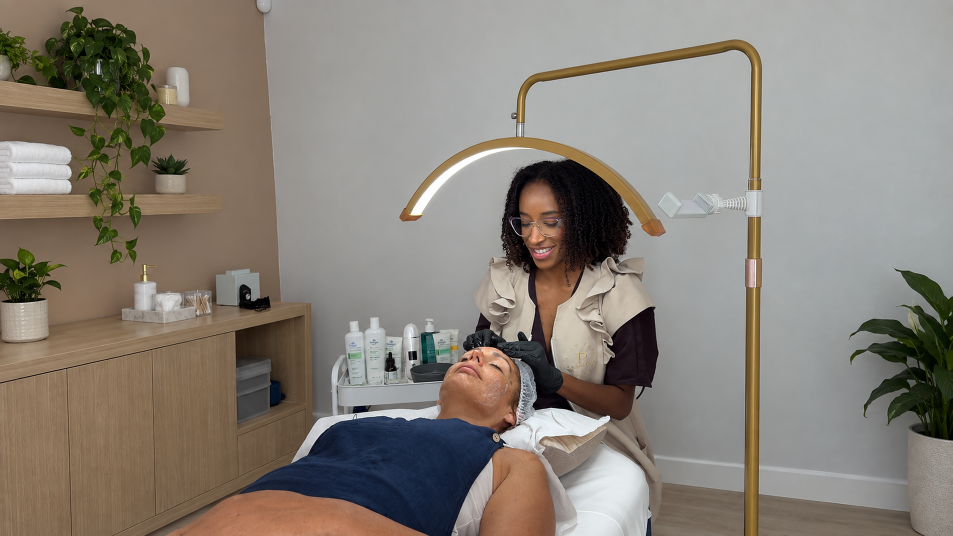
#> input picture images/hero-erica-ryca-beauty.png, 2857 x 1607 px (shown at 1/3 size)
$ python optimize_images.py
#> lines starting #> are read from the running program, lines starting #| are printed output that depends on the picture
"""Create web-ready derivatives while preserving every original image."""

from pathlib import Path
from PIL import Image, ImageOps

ROOT = Path(__file__).resolve().parents[1]


def webp(source: str, destination: str, width: int, quality: int = 80) -> None:
#> called with source = 'images/hero-erica-ryca-beauty.png', width = 2560, quality = 88
    src = ROOT / source
    dst = ROOT / destination
    dst.parent.mkdir(parents=True, exist_ok=True)
    with Image.open(src) as image:
#> image is the input picture: PIL image 2857x1607 RGB; mean R, G, B 136.7, 129.3, 120.2
        image = ImageOps.exif_transpose(image).convert("RGB")
        if image.width > width:
            height = round(image.height * width / image.width)
#> height = 1440
            image = image.resize((width, height), Image.Resampling.LANCZOS)
#> image: PIL image 2560x1440 RGB
        image.save(dst, "WEBP", quality=quality, method=6)


webp(
    "images/hero-erica-ryca-beauty.png",
    "assets/images/hero-erica-ryca-beauty.webp",
    2560,
    88,
)
webp(
    "images/hero-erica-ryca-beauty.png",
    "assets/images/hero-erica-ryca-beauty-1600.webp",
    1600,
    86,
)
webp(
    "images/hero-erica-ryca-beauty.png",
    "assets/images/hero-erica-ryca-beauty-960.webp",
    960,
    82,
)
#> call 3 of webp, with source = 'images/hero-erica-ryca-beauty.png', width = 960, quality = 82
#> in webp (call 3), `image = image.resize((width, height), Image.Resampling.LANCZOS)`:
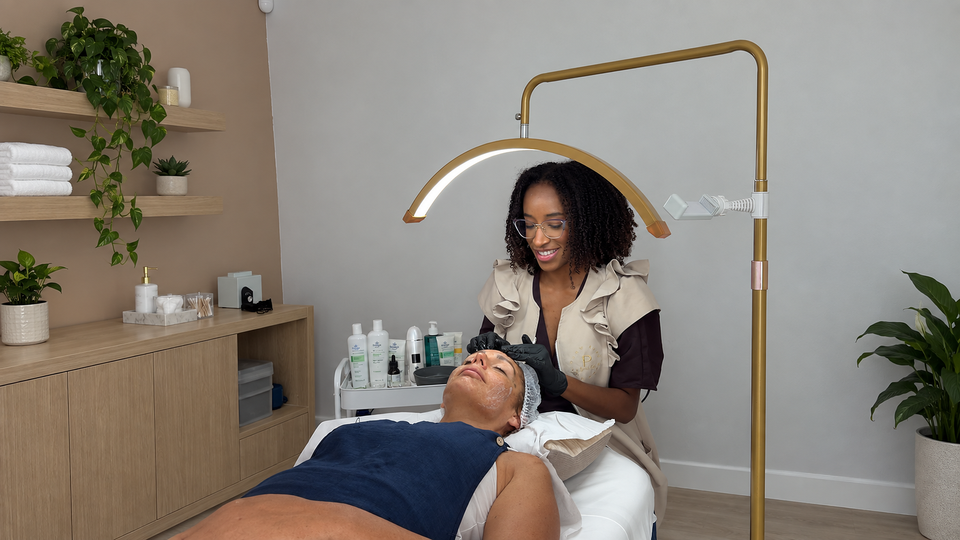
#> image: PIL image 960x540 RGB; mean R, G, B 136.7, 129.3, 120.2
webp(
    "images/hero-erica-ryca-beauty-mobile.png",
    "assets/images/hero-erica-ryca-beauty-mobile.webp",
    941,
    82,
)
#> (the run stopped early here; a loop or call above may not have finished)
